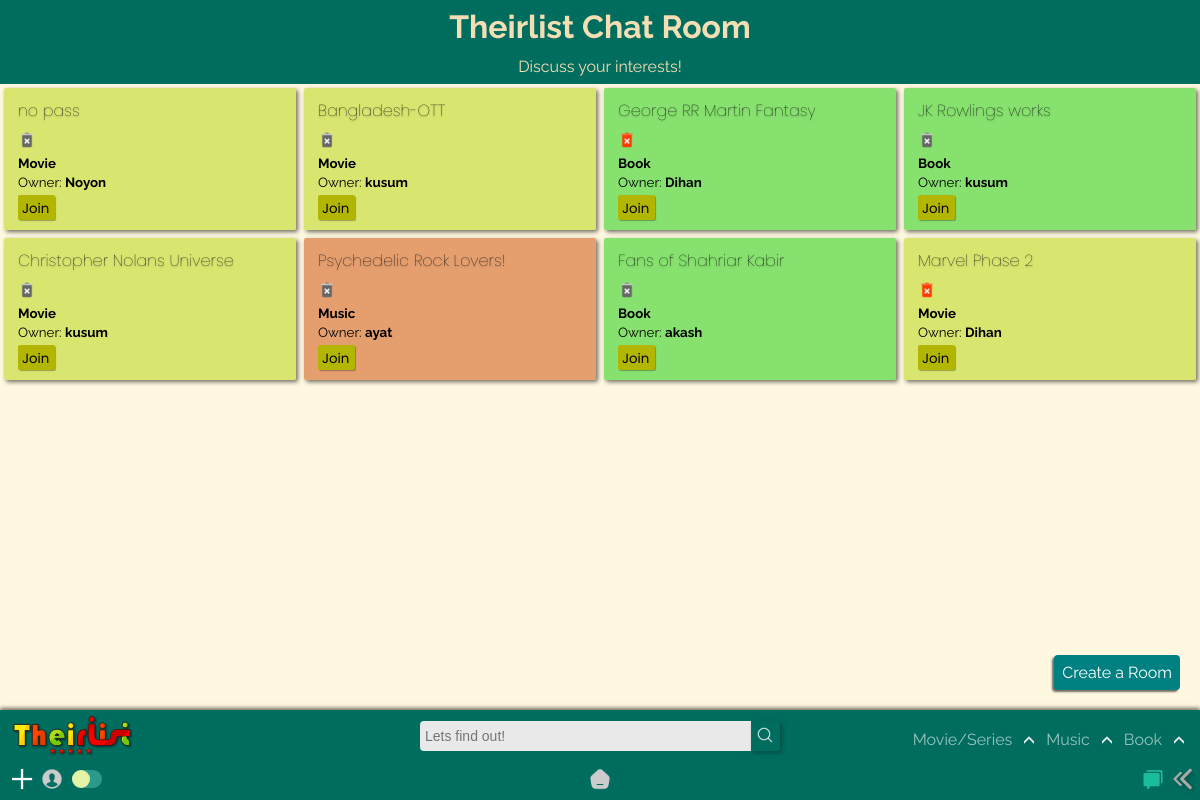
The app's page /rooms/ (signed in) with its own data.
### room/models.py (models this page shows, shortened)
class Room(models.Model):
    name = models.CharField(max_length=255)
    user = models.ForeignKey(User, on_delete=models.CASCADE)
    password = models.CharField(max_length=255, blank=True, null=True)
    topic = models.CharField(max_length=255,null=True, choices=[('Movie', 'Movie'), ('Music', 'Music'), ('Book', 'Book'), ('Others', 'Others')])
    slug = models.SlugField(unique=True, blank=True)
    created = models.DateTimeField(default=now, null=True)

### room/views.py (the view)
# urls.py: path('',views.rooms, name='rooms'),
@login_required
def rooms(request):
    rooms = Room.objects.all().order_by('-created')
    return render(request, 'rooms/rooms.html', {'rooms' : rooms})

### room/templates/rooms/rooms.html (shortened to what this page needs)
{% extends "index.html" %}
{% load static %}
{% block content %}
<div class="room_title_head">
    <h1> Theirlist Chat Room</h1>
    <p>Discuss your interests!</p>
</div>
<div class="contain-sec chat_room_container">
    {% for room in rooms %}
        {% if room.topic == 'Movie' %}
        <div class="elements" style="background-color: rgb(177 212 0 / 50%);">
        {% endif %}
        {% if room.topic == 'Music' %}
        <div class="elements" style="background-color: rgb(204 73 0 / 50%);">
        {% endif %}
        {% if room.topic == 'Book' %}
        <div class="elements" style="background-color: rgb(17 204 0 / 50%);">
        {% endif %}
        <div class="Title">
            <h4 class="tit room_name" id="tit">{{room.name}}</h4>
            {% if user.id == room.user.id %}
            <a href="{% url 'room_delete' room.pk %}"><img src ="{% static 'app/images/delete.png' %}"></a>
            {% else %}
            <img src ="{% static 'app/images/delete-dis.png' %}">
            {% endif %}<br>
            <small><b>{{room.topic}}</b></small>
            <br>
            <div class="Author">
                <small>Owner: <b>{{room.user.username}}</b></small>
              </div>
            <div class="Genre">
                <a href="{% url 'room' room.slug %}"><small>Join</small></a>
            </div>
        </div>
    </div>
    {% endfor %}
    <a href="{% url "create_room" %}" class="create_room">Create a Room</a>
</div>
{% endblock content %}

### static/app/css/desk.css (style rules this page uses)
:root { --rd: #D10000; --white: rgb(233, 233, 233); --rd2: #9DAAF2; --dark: #1d1d1d; --teal: rgb(0, 109, 94); }
* { -webkit-tap-highlight-color: transparent; margin: 0; padding: 0; box-sizing: border-box; }
body { -webkit-tap-highlight-color: transparent; background-color: #fff5d1ab; text-decoration: none; height: 100vh; display: flex; flex-direction: column; font-family: 'Raleway', sans-serif; }
.Title img { height: 18px!important; }
.Genre small { padding: 0 0; margin-right: 2px; }

### static/app/css/content_css.css (style rules this page uses)
.contain-sec { padding-top: 0px; display: grid; width: 100%; color: black; grid-template-rows: repeat(auto-fit, minmax(100px, 1fr)); grid-template-columns: repeat(auto-fit, minmax(250px, 1fr)); position: relative; margin-bottom: 100px; }
.elements { padding: 10px 14px; width: auto; cursor: pointer; background-color: rgba(0, 109, 94, 0.315); margin: 4px; border-radius: 2px; position: relative; box-shadow: 2px 2px 4px #00000090; transition: all 250ms ease-in-out; }
.tit { font-family: Poppins; font-size: 1em; font-weight: lighter; transition: all 250ms ease-in-out; margin-bottom: 4px; text-shadow: 0px 1px 2px #0000005b; }
.Genre { margin: 0px 0px; margin-top: 4px; padding: 0px 4px; border-radius: 2px; background-color: rgb(179, 182, 0); color: rgb(0, 0, 0); width: max-content; cursor: pointer; display: inline-block; box-shadow: 1px 1px 1px #0000004b; font-family: 'Poppins', sans-serif; transition: all 350ms ease-in-out; }

### room/templates/rooms/rooms.html (style rules this page uses)
.room_name { padding-bottom: 4px; }
.room_title_head { padding: 8px 0; text-align: center; background-color: rgb(0, 109, 94); color: wheat; }
.room_title_head h1 { padding-bottom: 12px; }
.create_room { padding: 8px 8px; background-color: teal; color: white; border-radius: 4px; position: fixed; right: 0; bottom: 0; margin-bottom: 110px; margin-right: 20px; font-style: bold; cursor: pointer; transition: background-color 300ms ease-out; box-shadow: -2px 2px 2px #00000090; }
.chat_room_container { padding-bottom: 100px; }

### records on screen
Room: name "no pass", topic "Movie", user.username "Noyon"
Room: name "Bangladesh-OTT", topic "Movie", user.username "kusum"
Room: name "George RR Martin Fantasy", topic "Book", user.username "Dihan"
Room: name "JK Rowlings works", topic "Book", user.username "kusum"
Room: name "Christopher Nolans Universe", topic "Movie", user.username "kusum"
Room: name "Psychedelic Rock Lovers!", topic "Music", user.username "ayat"
Room: name "Fans of Shahriar Kabir", topic "Book", user.username "akash"
Room: name "Marvel Phase 2", topic "Movie", user.username "Dihan"
